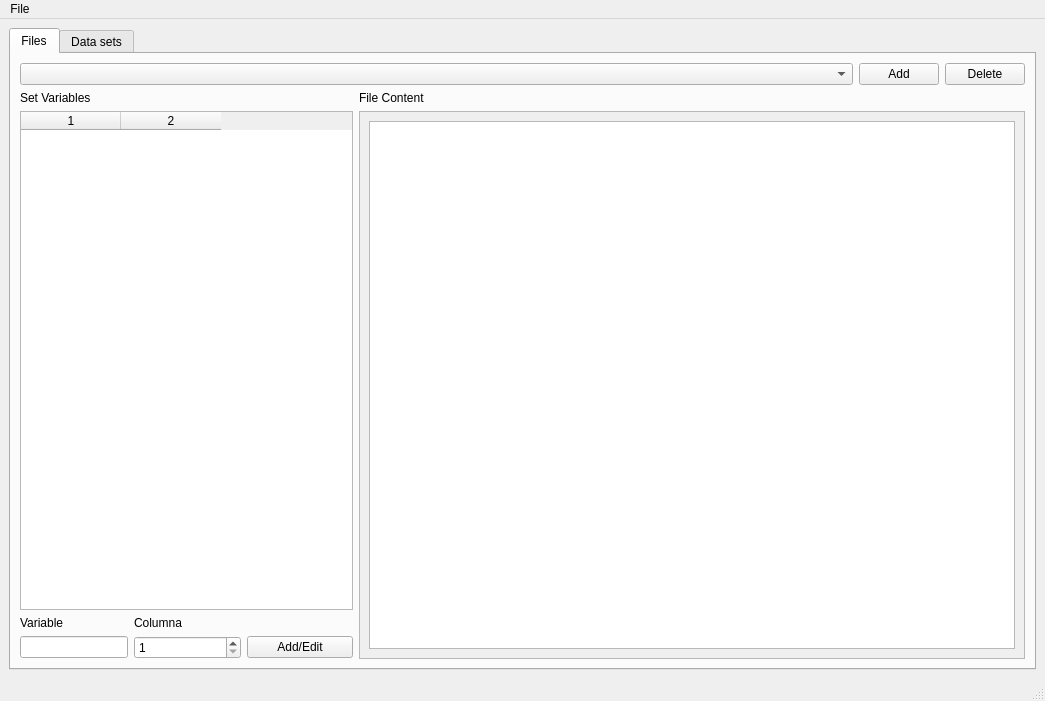
<?xml version="1.0" encoding="UTF-8"?>
<ui version="4.0">
 <class>MainWindow</class>
 <widget class="QMainWindow" name="MainWindow">
  <property name="geometry">
   <rect>
    <x>0</x>
    <y>0</y>
    <width>1045</width>
    <height>701</height>
   </rect>
  </property>
  <property name="windowTitle">
   <string>MainWindow</string>
  </property>
  <widget class="QWidget" name="centralwidget">
   <layout class="QGridLayout" name="main_grid">
    <item row="0" column="0">
     <widget class="QTabWidget" name="main_tabs">
      <property name="currentIndex">
       <number>0</number>
      </property>
      <widget class="QWidget" name="file_tab">
       <attribute name="title">
        <string>Files</string>
       </attribute>
       <layout class="QGridLayout" name="main_file_grid">
        <item row="1" column="1" colspan="2">
         <layout class="QGridLayout" name="file_show_grid">
          <item row="0" column="0">
           <widget class="QLabel" name="label">
            <property name="text">
             <string>File Content</string>
            </property>
           </widget>
          </item>
          <item row="1" column="0">
           <widget class="QScrollArea" name="scrollArea">
            <property name="widgetResizable">
             <bool>true</bool>
            </property>
            <widget class="QWidget" name="scroll_grid">
             <property name="geometry">
              <rect>
               <x>0</x>
               <y>0</y>
               <width>662</width>
               <height>523</height>
              </rect>
             </property>
             <property name="layoutDirection">
              <enum>Qt::LeftToRight</enum>
             </property>
             <layout class="QGridLayout" name="gridLayout_5">
              <item row="0" column="0">
               <widget class="QPlainTextEdit" name="plainTextEdit"/>
              </item>
             </layout>
            </widget>
           </widget>
          </item>
         </layout>
        </item>
        <item row="1" column="0">
         <layout class="QGridLayout" name="variable_grid">
          <item row="2" column="0">
           <widget class="QLabel" name="label_3">
            <property name="text">
             <string>Variable</string>
            </property>
           </widget>
          </item>
          <item row="3" column="0" alignment="Qt::AlignLeft">
           <widget class="QLineEdit" name="parameter_name"/>
          </item>
          <item row="0" column="0">
           <widget class="QLabel" name="label_2">
            <property name="maximumSize">
             <size>
              <width>331</width>
              <height>16777215</height>
             </size>
            </property>
            <property name="text">
             <string>Set Variables</string>
            </property>
           </widget>
          </item>
          <item row="1" column="0" colspan="3">
           <widget class="QTableWidget" name="variable_list">
            <property name="columnCount">
             <number>2</number>
            </property>
            <column/>
            <column/>
           </widget>
          </item>
          <item row="3" column="2">
           <widget class="QPushButton" name="parameter_add">
            <property name="text">
             <string>Add/Edit</string>
            </property>
           </widget>
          </item>
          <item row="2" column="1">
           <widget class="QLabel" name="label_5">
            <property name="text">
             <string>Columna</string>
            </property>
           </widget>
          </item>
          <item row="3" column="1">
           <widget class="QSpinBox" name="parameter_column">
            <property name="minimum">
             <number>1</number>
            </property>
            <property name="maximum">
             <number>10</number>
            </property>
           </widget>
          </item>
         </layout>
        </item>
        <item row="0" column="0" colspan="3">
         <layout class="QHBoxLayout" name="file_choosing_grid">
          <item>
           <widget class="QComboBox" name="combo_file">
            <property name="sizePolicy">
             <sizepolicy hsizetype="Preferred" vsizetype="Fixed">
              <horstretch>2</horstretch>
              <verstretch>0</verstretch>
             </sizepolicy>
            </property>
           </widget>
          </item>
          <item>
           <widget class="QPushButton" name="add_button">
            <property name="text">
             <string>Add</string>
            </property>
           </widget>
          </item>
          <item>
           <widget class="QPushButton" name="remove_button">
            <property name="text">
             <string>Delete</string>
            </property>
           </widget>
          </item>
         </layout>
        </item>
       </layout>
      </widget>
      <widget class="QWidget" name="dataset_tab">
       <attribute name="title">
        <string>Data sets</string>
       </attribute>
      </widget>
     </widget>
    </item>
   </layout>
  </widget>
  <widget class="QMenuBar" name="menubar">
   <property name="geometry">
    <rect>
     <x>0</x>
     <y>0</y>
     <width>1045</width>
     <height>25</height>
    </rect>
   </property>
   <widget class="QMenu" name="menuFile">
    <property name="title">
     <string>File</string>
    </property>
    <addaction name="actionSave"/>
   </widget>
   <addaction name="menuFile"/>
  </widget>
  <widget class="QStatusBar" name="statusbar"/>
  <action name="actionSave">
   <property name="text">
    <string>Save</string>
   </property>
  </action>
 </widget>
 <resources/>
 <connections/>
</ui>
